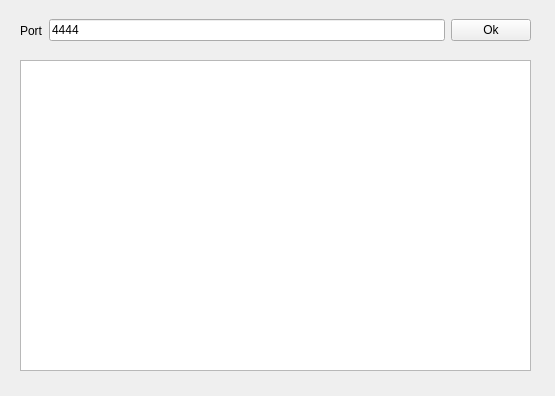
<?xml version="1.0" encoding="UTF-8"?>
<ui version="4.0">
 <class>client</class>
 <widget class="QWidget" name="client">
  <property name="geometry">
   <rect>
    <x>0</x>
    <y>0</y>
    <width>555</width>
    <height>396</height>
   </rect>
  </property>
  <property name="sizePolicy">
   <sizepolicy hsizetype="Fixed" vsizetype="Fixed">
    <horstretch>0</horstretch>
    <verstretch>0</verstretch>
   </sizepolicy>
  </property>
  <property name="windowTitle">
   <string>Client</string>
  </property>
  <widget class="QTextEdit" name="textEdit">
   <property name="geometry">
    <rect>
     <x>20</x>
     <y>60</y>
     <width>511</width>
     <height>311</height>
    </rect>
   </property>
   <property name="readOnly">
    <bool>true</bool>
   </property>
   <property name="overwriteMode">
    <bool>true</bool>
   </property>
  </widget>
  <widget class="QWidget" name="horizontalLayoutWidget">
   <property name="geometry">
    <rect>
     <x>20</x>
     <y>10</y>
     <width>511</width>
     <height>41</height>
    </rect>
   </property>
   <layout class="QHBoxLayout" name="horizontalLayout">
    <item>
     <widget class="QLabel" name="label">
      <property name="text">
       <string>Port</string>
      </property>
     </widget>
    </item>
    <item>
     <widget class="QLineEdit" name="lineEdit">
      <property name="text">
       <string>4444</string>
      </property>
     </widget>
    </item>
    <item>
     <widget class="QPushButton" name="pushButton">
      <property name="text">
       <string>Ok</string>
      </property>
     </widget>
    </item>
   </layout>
  </widget>
 </widget>
 <resources/>
 <connections/>
</ui>
